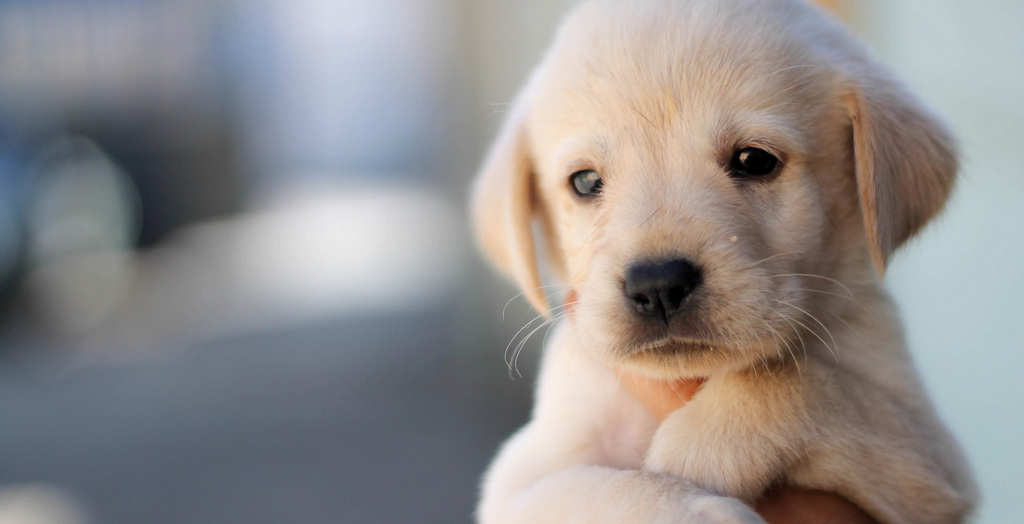
#> input picture comVision/dog_img.bmp, 1024 x 524 px
$ python test.py
#> lines starting #> are read from the running program, lines starting #| are printed output that depends on the picture
import sys, cv2, numpy as np

src = cv2.imread('dog_img.bmp')
#> src is the input picture: shape (524, 1024, 3); mean B, G, R 141.4, 142, 145.4

# [14 lines of commented-out code are left out]

kernel = np.array([[-1, 0, 1],
                   [-2, 0, 2],
                   [-1, 0, 1]], dtype=np.float32)

dx_img = cv2.filter2D(src, 0, kernel)
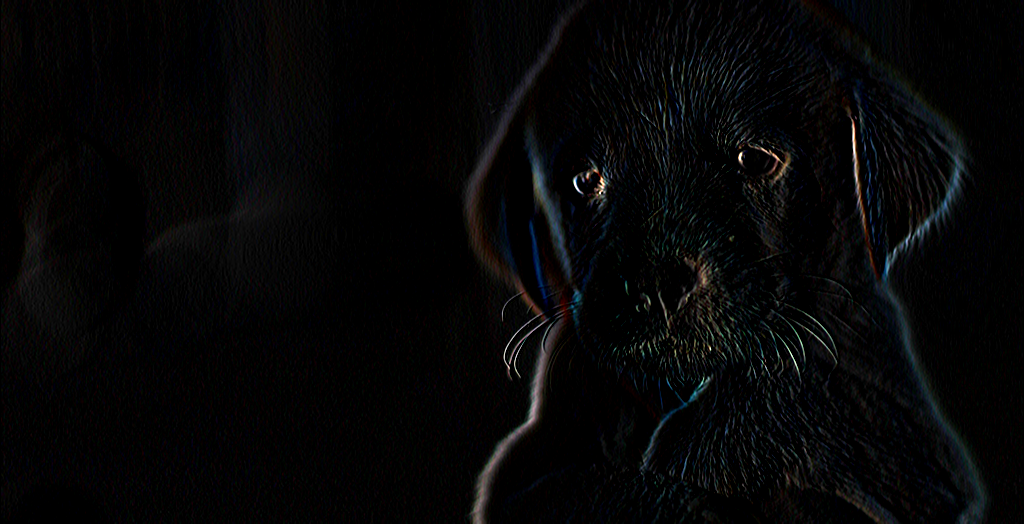
#> dx_img: shape (524, 1024, 3); mean B, G, R 6.1, 5.7, 5.6

cv2.imshow('src', src)
cv2.imshow('dx_img', dx_img)

cv2.waitKey()
cv2.destroyAllWindows()
